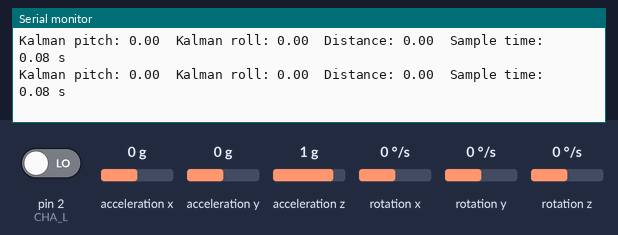
Recording of a sketch running on a simulated Arduino Uno, built with avr-gcc and run on an emulated ATmega328P. Parts: the last lines printed to the serial monitor. Wiring (inferred from the names in the program): MPU-6050 motion sensor at I2C address 0x68. The test bench sets the inputs (shaded band); at power-on: acceleration x 0 g, acceleration y 0 g, acceleration z 1 g, rotation x 0 °/s, rotation y 0 °/s, pin 2 (CHA_L) LOW, rotation z 0 °/s.

Above: at 1.3 s.
1.4 s: acceleration x set to -1.4 g
At 1.54 s:
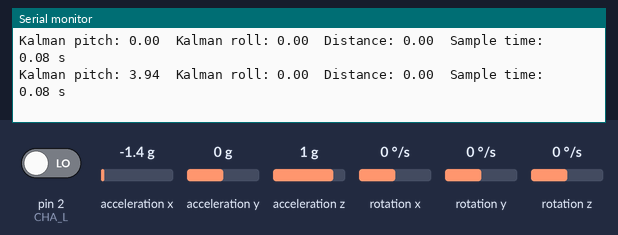
4.4 s: acceleration y set to -1.4 g
At 4.46 s:
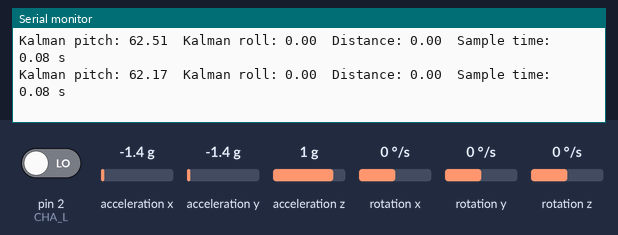
7.4 s: acceleration z set to -1.4 g
At 7.46 s:
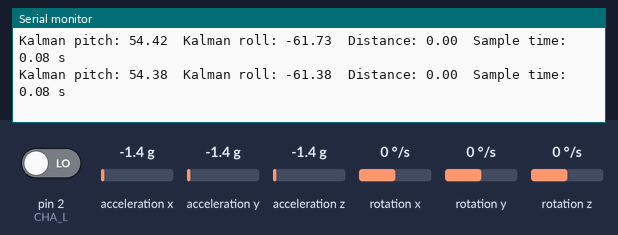
10.4 s: rotation x set to 192 °/s
At 10.45 s:
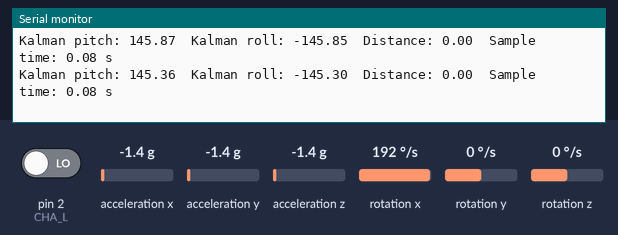
13.4 s: rotation y set to -192 °/s
At 13.42 s:
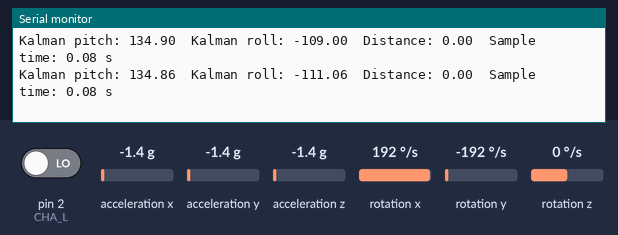
16.4 s: acceleration x set to 0.8 g
At 16.47 s:
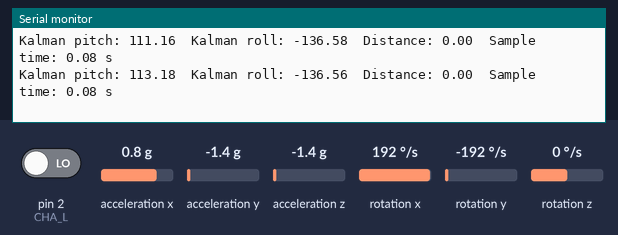
Timing chart, 0 to 19.4 s (numbered marks = the images above; inputs shaded):
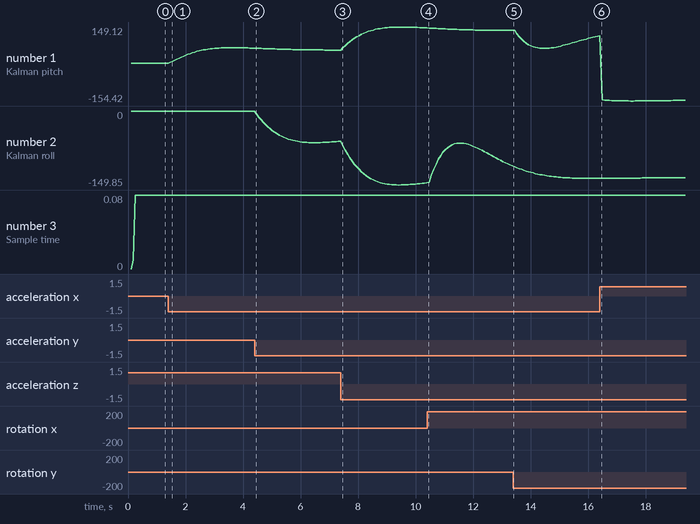

The sketch:

main.ino
```cpp
#include <Wire.h>
#include <Kalman.h>

#define CHA_L 2
#define CHB_L 4
#define CHA_R 7
#define CHB_R 8
#define wheelRadius 0.0335
#define CPR 853
#define PI_val 3.14159

volatile int count_L = 0;
volatile double wheelDistance_L;
volatile int count_R = 0;
volatile double wheelDistance_R;
volatile double distance;

const int MPU_addr=0x68;  // I2C address of the MPU-6050

Kalman kalmanX; // Create the Kalman instances
Kalman kalmanY;

/* IMU Data */
volatile int16_t accX, accY, accZ;
volatile int16_t gyroX, gyroY, gyroZ;
volatile int16_t tempRaw;

volatile double roll, pitch;

volatile double gyroXrate, gyroYrate;

volatile double gyroXangle, gyroYangle; // Angle calculate using the gyro only
volatile double kalAngleX, kalAngleY; // Calculated angle using a Kalman filter

volatile uint32_t timer;
volatile double dt;

void setup(){
  // Encoder setup.
  pinMode(CHA_L, INPUT);
  pinMode(CHB_L, INPUT);
  pinMode(CHA_R, INPUT);
  pinMode(CHB_R, INPUT);

  attachInterrupt(0, interruptionFunction_L, RISING);
  attachInterrupt(0, interruptionFunction_R, RISING);

  // MPU6050 setup.
  Wire.begin();
  Wire.beginTransmission(MPU_addr);
  Wire.write(0x6B);  // PWR_MGMT_1 register
  Wire.write(0);     // set to zero (wakes up the MPU-6050)
  Wire.endTransmission(true);
  Serial.begin(9600);

  delay(100);

  Wire.beginTransmission(MPU_addr);
  Wire.write(0x3B);  // starting with register 0x3B (ACCEL_XOUT_H)
  Wire.endTransmission(false);
  Wire.requestFrom(MPU_addr,14,true);  // request a total of 14 registers

  accX=Wire.read()<<8|Wire.read();  // 0x3B (ACCEL_XOUT_H) & 0x3C (ACCEL_XOUT_L)
  accY=Wire.read()<<8|Wire.read();  // 0x3D (ACCEL_YOUT_H) & 0x3E (ACCEL_YOUT_L)
  accZ=Wire.read()<<8|Wire.read();  // 0x3F (ACCEL_ZOUT_H) & 0x40 (ACCEL_ZOUT_L)
  tempRaw=Wire.read()<<8|Wire.read();  // 0x41 (TEMP_OUT_H) & 0x42 (TEMP_OUT_L)
  gyroX=Wire.read()<<8|Wire.read();  // 0x43 (GYRO_XOUT_H) & 0x44 (GYRO_XOUT_L)
  gyroY=Wire.read()<<8|Wire.read();  // 0x45 (GYRO_YOUT_H) & 0x46 (GYRO_YOUT_L)
  gyroZ=Wire.read()<<8|Wire.read();  // 0x47 (GYRO_ZOUT_H) & 0x48 (GYRO_ZOUT_L)

  roll  = atan2(accY, accZ) * RAD_TO_DEG;
  pitch = atan2(-accX, accZ) * RAD_TO_DEG;

  kalmanX.setAngle(roll); // Set starting angle
  kalmanY.setAngle(pitch);
  gyroXangle = roll;
  gyroYangle = pitch;

  timer = micros();

}

void loop(){
  wheelDistance_L = count_L * 2 * PI_val * wheelRadius / CPR;
  wheelDistance_R = count_R * 2 * PI_val * wheelRadius / CPR;
  distance = (wheelDistance_L + wheelDistance_R)/2;

  Wire.beginTransmission(MPU_addr);
  Wire.write(0x3B);  // starting with register 0x3B (ACCEL_XOUT_H)
  Wire.endTransmission(false);
  Wire.requestFrom(MPU_addr,14,true);  // request a total of 14 registers

  accX=Wire.read()<<8|Wire.read();  // 0x3B (ACCEL_XOUT_H) & 0x3C (ACCEL_XOUT_L)
  accY=Wire.read()<<8|Wire.read();  // 0x3D (ACCEL_YOUT_H) & 0x3E (ACCEL_YOUT_L)
  accZ=Wire.read()<<8|Wire.read();  // 0x3F (ACCEL_ZOUT_H) & 0x40 (ACCEL_ZOUT_L)
  tempRaw=Wire.read()<<8|Wire.read();  // 0x41 (TEMP_OUT_H) & 0x42 (TEMP_OUT_L)
  gyroX=Wire.read()<<8|Wire.read();  // 0x43 (GYRO_XOUT_H) & 0x44 (GYRO_XOUT_L)
  gyroY=Wire.read()<<8|Wire.read();  // 0x45 (GYRO_YOUT_H) & 0x46 (GYRO_YOUT_L)
  gyroZ=Wire.read()<<8|Wire.read();  // 0x47 (GYRO_ZOUT_H) & 0x48 (GYRO_ZOUT_L)

  dt = (double)(micros() - timer) / 1000000; // Calculate delta time
  timer = micros();

  roll  = atan2(accY, accZ) * RAD_TO_DEG;
  pitch = atan2(-accX, accZ) * RAD_TO_DEG;

  gyroXrate = gyroX / 131.0; // Convert to deg/s
  gyroYrate = gyroY / 131.0; // Convert to deg/s

  // This fixes the transition problem when the accelerometer angle jumps between -180 and 180 degrees
  if ((roll < -90 && kalAngleX > 90) || (roll > 90 && kalAngleX < -90)) {
    kalmanX.setAngle(roll);
    kalAngleX = roll;
    gyroXangle = roll;
  } else
    kalAngleX = kalmanX.getAngle(roll, gyroXrate, dt); // Calculate the angle using a Kalman filter

  // This fixes the transition problem when the accelerometer angle jumps between -180 and 180 degrees
  if ((pitch < -90 && kalAngleY > 90) || (pitch > 90 && kalAngleY < -90)) {
    kalmanY.setAngle(pitch);
    kalAngleY = pitch;
    gyroYangle = pitch;
  } else
    kalAngleY = kalmanY.getAngle(pitch, gyroYrate, dt); // Calculate the angle using a Kalman filter


  //gyroXangle += gyroXrate * dt; // Calculate gyro angle without any filter
  //gyroYangle += gyroYrate * dt;
  gyroXangle += kalmanX.getRate() * dt; // Calculate gyro angle using the unbiased rate
  gyroYangle += kalmanY.getRate() * dt;

  // Reset the gyro angle when it has drifted too much
  if (gyroXangle < -180 || gyroXangle > 180)
    gyroXangle = kalAngleX;
  if (gyroYangle < -180 || gyroYangle > 180)
    gyroYangle = kalAngleY;

  /* Print Data */
  Serial.print("Kalman pitch: ");
  Serial.print(kalAngleY);
  Serial.print("\t");
  Serial.print("Kalman roll: ");
  Serial.print(kalAngleX);
  Serial.print("\t");
  Serial.print("Distance: ");
  Serial.print(distance);
  Serial.print("\t");
  Serial.print("Sample time: ");
  Serial.print(dt);
  Serial.println(" s");

}

void interruptionFunction_L() {
  if (digitalRead(CHA_L) && !digitalRead(CHB_L)) {
    count_L++ ;
  }
  if (digitalRead(CHA_L) && digitalRead(CHB_L)) {
    count_L-- ;
  }
}

void interruptionFunction_R() {
  if (digitalRead(CHA_R) && !digitalRead(CHB_R)) {
    count_R++ ;
  }
  if (digitalRead(CHA_R) && digitalRead(CHB_R)) {
    count_R-- ;
  }
}
```

Measured:
- after the input at 1.4 s, the serial monitor: prints a new line after 0.07 s (image 1)
- plotted number 1: 0 → 62.17 after the input at 1.4 s, 62.17 → 54.38 after the input at 4.4 s, 54.38 → 145.36 after the input at 7.4 s, 145.36 → 134.86 after the input at 10.4 s, 134.86 → 111.16 after the input at 13.4 s
- plotted number 2: 0 → -61.38 after the input at 4.4 s, -61.38 → -145.3 after the input at 7.4 s, -145.3 → -111.06 after the input at 10.4 s
